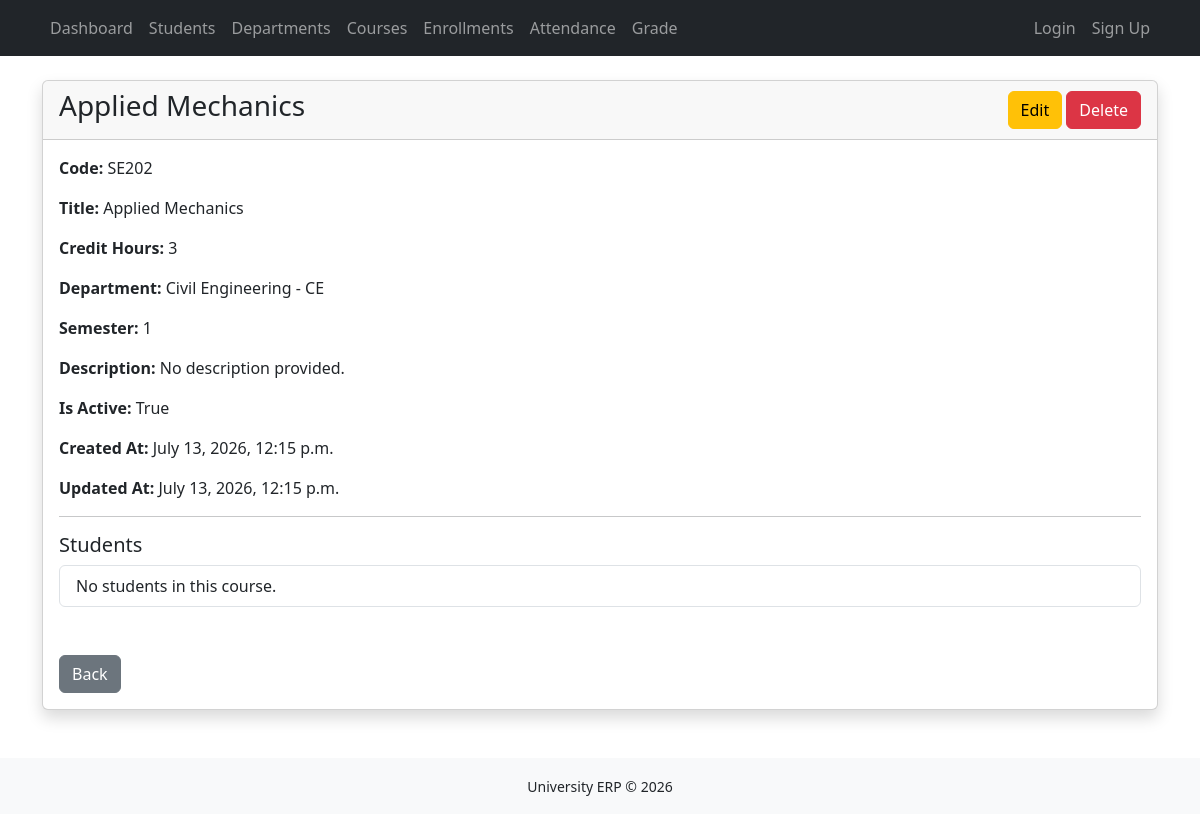
/courses/2/, run on the app's committed database.
### courses/models.py (models this page shows, shortened)
class Course(TimeStampedMixin):
    SEMESTER_CHOICES = [
        (1, "Semester 1"),
        (2, "Semester 2"),
        (3, "Semester 3"),
        (4, "Semester 4"),
        (5, "Semester 5"),
        (6, "Semester 6"),
        (7, "Semester 7"),
        (8, "Semester 8"),
    ]
    code = models.CharField(max_length=20, unique=True)
    title = models.CharField(max_length=50)
    credit_hours = models.PositiveSmallIntegerField(default=3)
    department = models.ForeignKey(
        Department, on_delete=models.PROTECT, related_name="courses"
    )
    semester = models.PositiveSmallIntegerField(
        blank=True, null=True, choices=SEMESTER_CHOICES
    )
    description = models.TextField(blank=True)
    is_active = models.BooleanField(default=True)
    class Meta:
        ordering = ["semester", "code"]
        verbose_name = "Course"
        verbose_name_plural = "Courses"

### departments/models.py (models this page shows)
class Department(TimeStampedMixin):
    name = models.CharField(max_length=100, unique=True)
    code = models.CharField(max_length=10, unique=True)
    description = models.TextField(blank=True)
    class Meta:
        ordering = ["name"]
        verbose_name = "Department"
        verbose_name_plural = "Departments"
    def __str__(self):
        return f"{self.name} - {self.code}"

### courses/views.py (the view)
# urls.py: path("<int:pk>/", views.course_detail, name="course_detail"),
def course_detail(request, pk):
    course = get_object_or_404(Course, pk=pk)
    context = {"course": course}
    return render(request, "courses/course_detail.html", context)

### courses/templates/courses/course_detail.html (shortened to what this page needs)
{% extends "base.html" %}
{%block content %}
<div class="card shadow">
  <div class="card-header d-flex justify-content-between align-items-center">
    <h3>{{ course.title }}</h3>
    <div>
      <a
        href="{% url 'courses:course_update' course.pk %}"
        class="btn btn-warning"
      >
        Edit
      </a>
      <a
        href="{% url 'courses:course_delete' course.pk %}"
        class="btn btn-danger"
      >
        Delete
      </a>
    </div>
  </div>
  <div class="card-body">
    <p>
      <strong>Code:</strong>
      {{ course.code }}
    </p>
    <p>
      <strong>Title:</strong>
      {{ course.title }}
    </p>
    <p>
      <strong>Credit Hours:</strong>
      {{ course.credit_hours }}
    </p>
    <p>
      <strong>Department:</strong>
      {{ course.department }}
    </p>
    <p>
      <strong>Semester:</strong>
      {{ course.semester }}
    </p>
    <p>
      <strong>Description:</strong>
      {{ course.description|default:"No description provided." }}
    </p>
    <p>
      <strong>Is Active:</strong>
      {{ course.is_active }}
    </p>
    <p>
      <strong>Created At:</strong>
      {{ course.created_at }}
    </p>
    <p>
      <strong>Updated At:</strong>
      {{ course.updated_at }}
    </p>
    <hr />
    <h5>Students</h5>
    <ul class="list-group">
      {% for student in course.students.all %}
      <li
        class="list-group-item d-flex justify-content-between align-items-center"
      >
        <a href="{% url 'students:student_detail' student.pk %}">
          {{ student.name }}
        </a>
        <span class="badge bg-primary"> {{ student.email }} </span>
      </li>
      {% empty %}
      <li class="list-group-item">No students in this course.</li>
      {% endfor %}
    </ul>
    <br /><br />
    <a href="{% url 'courses:course_list' %}" class="btn btn-secondary">
      Back
    </a>
  </div>
</div>
{% endblock %}

### data on the page
Course: title "Applied Mechanics", code "SE202", credit_hours "3", department "Civil Engineering - CE", semester "1", description "No description provided.", is_active "True", created_at "July 13, 2026, 12:15 p.m.", updated_at "July 13, 2026, 12:15 p.m."
